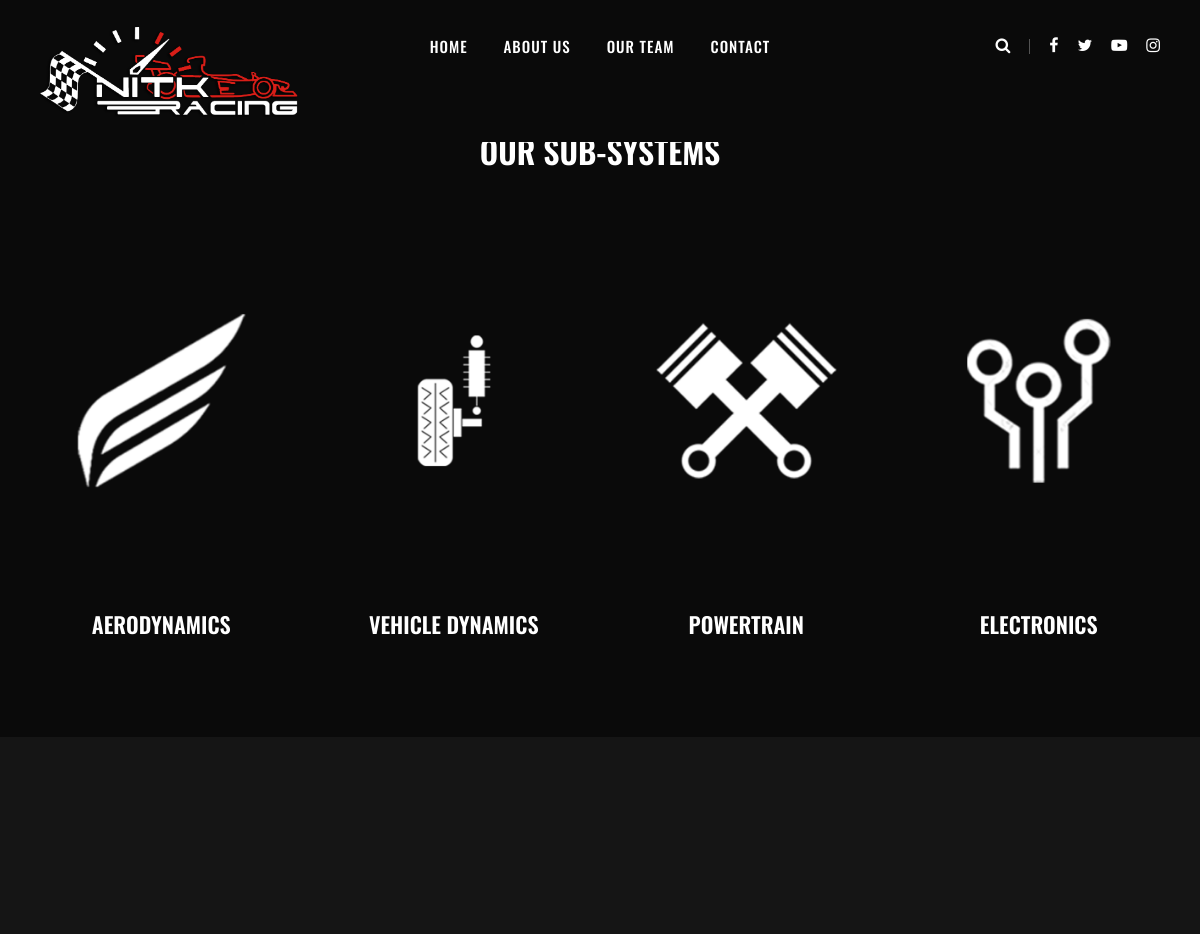
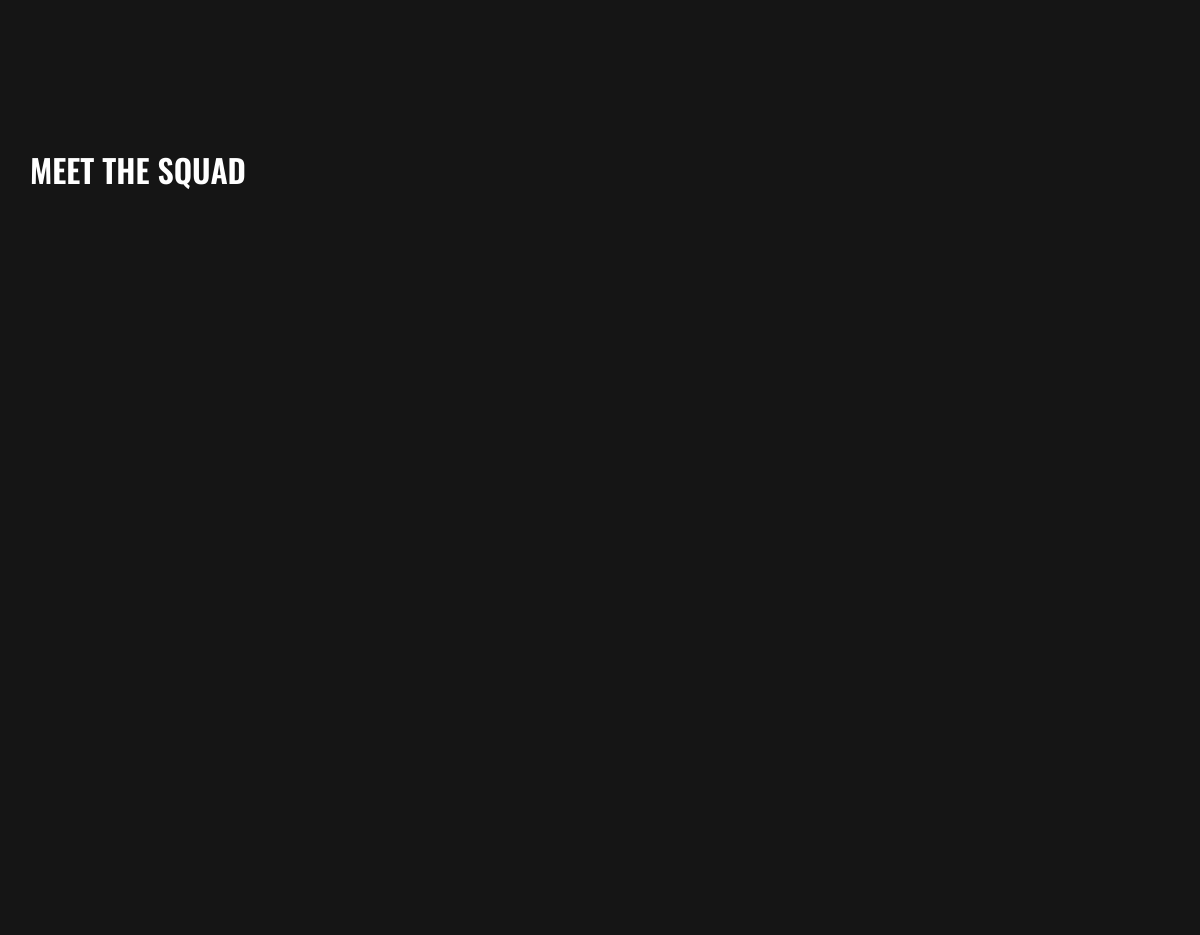
The app's page /aerodynamics/ (upper part), older data (2 pictures, top to bottom).
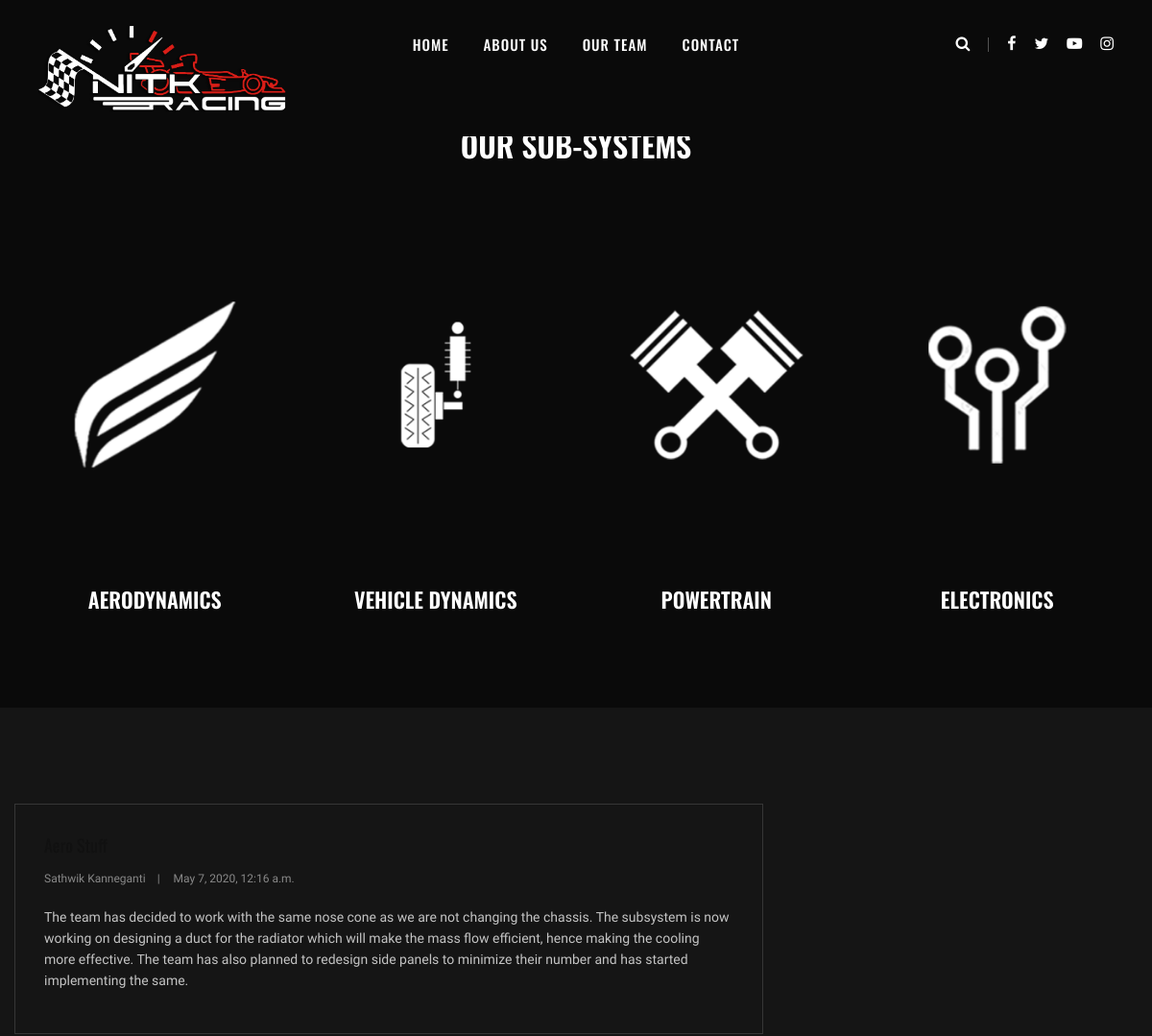
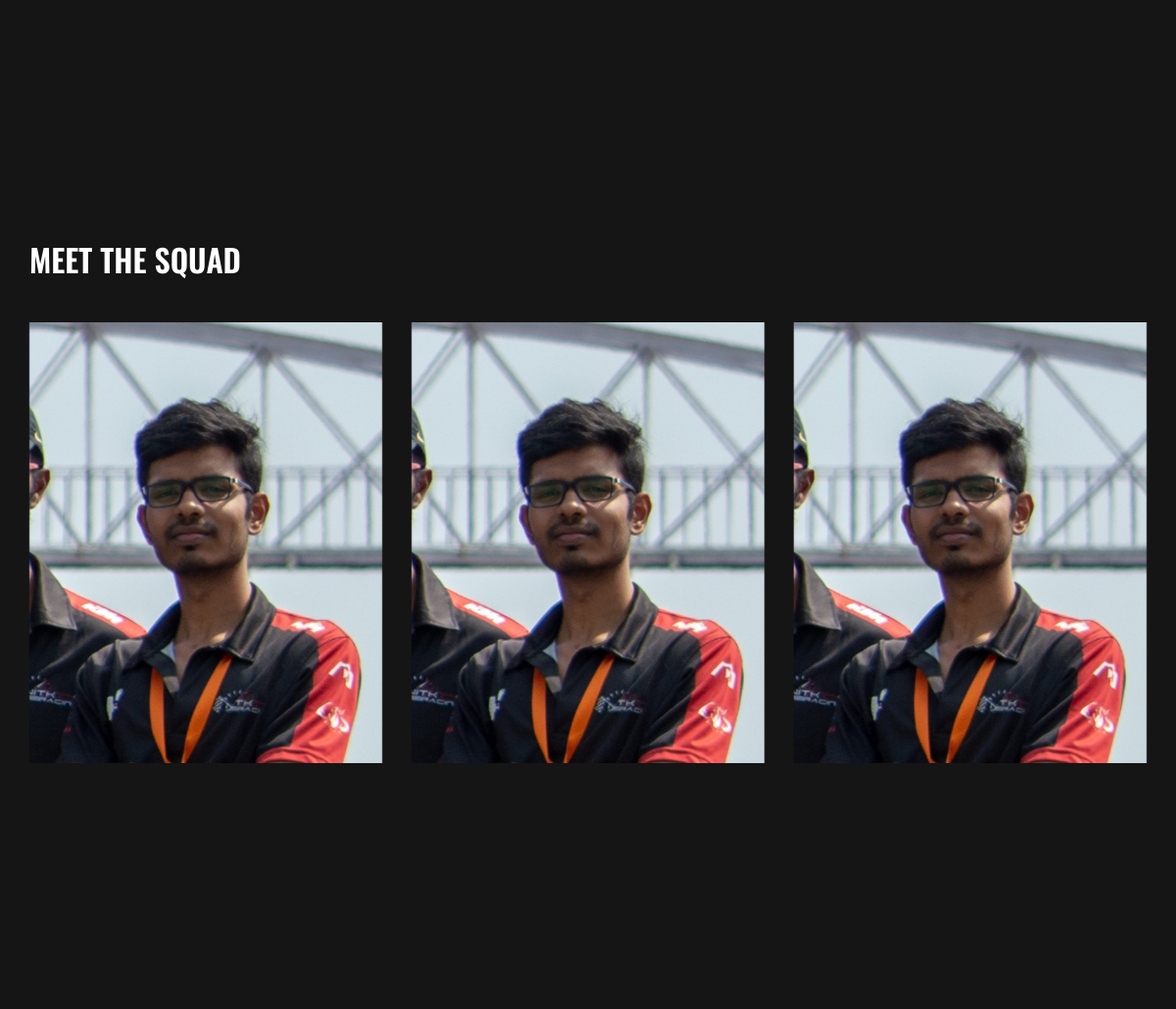
The same page, newer data (2 pictures, top to bottom).
### mysite/models.py (models this page shows, shortened)
class Member(models.Model):
    roll_number = models.CharField(max_length=8, primary_key=True)
    sig = models.IntegerField(default=0)
    member_name = models.CharField(max_length=50)
    post = models.CharField(max_length=300)
    insta = models.URLField(default="")
    linkdin = models.URLField(default="")
    member_img = models.ImageField(upload_to='images/members')
    sig_head = models.BooleanField(default=False)
    def __str__(self):
        return self.member_name

class Blog(models.Model):
    title = models.CharField(max_length=200, unique=True)
    slug = models.SlugField(max_length=200, unique=True)
    blog_filter= models.IntegerField(default=0)
    author = models.ForeignKey(Member, on_delete= models.CASCADE,related_name='blog_posts')
    updated_on = models.DateTimeField(auto_now= True)
    content = models.TextField()
    created_on = models.DateTimeField(auto_now_add=True)
    class Meta:
        ordering = ['-created_on']

### mysite/views.py (the view)
# urls.py: path('aerodynamics/', views.aerodynamics, name='aerodynamics'),
def aerodynamics(request):
    full_member_list = Member.objects.all()
    blog_list = Blog.objects.all()
    banners_list = Banner.objects.all()
    document_list = Document.objects.all()
    context = {'full_member_list': full_member_list,
               'banners_list': banners_list,
               'blog_list': blog_list,
               'document_list': document_list
               }
    return render(request, 'aerodynamics.html', context=context)

### mysite/templates/aerodynamics.html (shortened to what this page needs)
<!DOCTYPE html>
<html lang="zxx">
<head>
    {% load static %}
    <link rel="stylesheet" href="{% static 'css/bootstrap.min.css' %}" type="text/css">
    <link rel="stylesheet" href="{%  static 'css/font-awesome.min.css' %}" type="text/css">
    <link rel="stylesheet" href="{% static 'css/flaticon.css' %}" type="text/css">
    <link rel="stylesheet" href="{% static 'css/owl.carousel.min.css' %}" type="text/css">
    <link rel="stylesheet" href="{% static 'css/barfiller.css' %}" type="text/css">
    <link rel="stylesheet" href="{% static 'css/magnific-popup.css' %}" type="text/css">
    <link rel="stylesheet" href="{% static 'css/slicknav.min.css' %}" type="text/css">
    <link rel="stylesheet" href="{% static 'css/style.css' %}" type="text/css">
</head>
<body>
    <header class="header-section">
        <div class="container-fluid">
            <div class="row">
                <div class="col-lg-3">
                    <div class="logo">
                        <a href="../">
                            <img src="{%static 'img/logo.png' %}" alt="">
                        </a>
                    </div>
                </div>
                <div class="col-lg-6">
                    <nav class="nav-menu">
                        <ul>
                            <li class="../index"><a href="">Home</a></li>
                            <li><a href="../about">About Us</a></li>
                            <li><a href="../team">Our Team</a></li>
                            <li><a href="../contact">Contact</a></li>
                        </ul>
                    </nav>
                </div>
                <div class="col-lg-3">
                    <div class="top-option">
                        <div class="to-search search-switch">
                            <i class="fa fa-search"></i>
                        </div>
                        <div class="to-social">
            <a href="https://www.facebook.com/nitkracing"><i class="fa fa-facebook"></i></a>
            <a href="https://twitter.com/nitkracing"><i class="fa fa-twitter"></i></a>
            <a href="https://www.youtube.com/channel/UCboCcz11TdW0tMa_5n-eiyA"><i class="fa fa-youtube-play"></i></a>
            <a href="https://www.instagram.com/nitkracing/"><i class="fa fa-instagram"></i></a>
                        </div>
                    </div>
                </div>
            </div>
        </div>
    </header>
    <section class="choseus-section spad">
        <div class="container">
            <div class="row">
                <div class="col-lg-12">
                    <div class="section-title">
                        <span>A DEEPER LOOK</span>
                        <h2>OUR SUB-SYSTEMS</h2>
                    </div>
                </div>
            </div>
                       <div class="row">
                <div class="col-lg-3 col-sm-6">
                    <div class="cs-item">
                        <a href="../aerodynamics"> <img src="{%static 'img/AD_w.png' %}" alt=""> </a>
                        <h4>AERODYNAMICS</h4>
                    </div>
                </div>
                <div class="col-lg-3 col-sm-6">
                    <div class="cs-item">
                        <a href="../vehicledynamics"><img src="{%static 'img/VD_w.png' %}" alt=""></a>
                        <h4>VEHICLE DYNAMICS</h4>
                    </div>
                </div>
                <div class="col-lg-3 col-sm-6">
                    <div class="cs-item"><a href="../powertrain">
                        <img src="{%static 'img/PT_w.png' %}" alt=""></a>
                        <h4>POWERTRAIN</h4>
                    </div>
                </div>
                <div class="col-lg-3 col-sm-6">
                    <div class="cs-item"><a href="../electronics">
                       <img src="{%static 'img/EL_w.png' %}" alt=""></a>
                        <h4>ELECTRONICS</h4>
                    </div>
                </div>
            </div>
        </div>
    </section>
 <section class="blog-section spad">
        <div class="container">
            <div class="row">
                <div class="col-lg-8 p-0">
                    <div class="blog-item">
                      {% for blog in blog_list %}
                          {% if blog.blog_filter == 1 %}
                        <div class="bi-text">
                            <h5>{{ blog.title }}</h5>
                            <ul>
                                <li>{{ blog.author }}</li>
                                <li>{{ blog.updated_on }}</li>
                            </ul>
                            <p>{{ blog.content }}</p>
                        </div>
                          {% endif %}
                       {% endfor %}
                    </div>
                </div>
            </div>
        </div>
    </section>
    <section class="team-section spad">
        <div class="container">
            <div class="row">
                <div class="col-lg-12">
                    <div class="team-title">
                        <div class="section-title">
                            <h2>MEET THE SQUAD</h2>
                        </div>
                    </div>
                </div>
            </div>
            <div class="row">
<div class="ts-slider owl-carousel">
                    {% for member in full_member_list %}
                        {% if member.sig == 1 %}
                        <div class="col-lg-4">
                        <div class="ts-item set-bg" data-setbg="{{ member.member_img.url }}">
                        </div>
                    </div>
                        {% endif %}
                    {% endfor %}
                </div>
                </div>
            </div>
    </section>
 <section class="blog-section spad">
    </section>
</body>
</html>

### mysite/static/css/barfiller.css (style rules this page uses)
body { font-family: Arial; }

### mysite/static/css/style.css (style rules this page uses)
html, body { height: 100%; font-family: "Muli", sans-serif; -webkit-font-smoothing: antialiased; font-smoothing: antialiased; }
h1, h2, h3, h4, h5, h6 { margin: 0; color: #111111; font-weight: 400; font-family: "Oswald", sans-serif; }
h2 { font-size: 36px; }
h4 { font-size: 24px; }
h5 { font-size: 18px; }
p { font-size: 14px; font-family: "Muli", sans-serif; color: #a9a9a9; font-weight: 400; line-height: 24px; margin: 0 0 15px 0; }
img { max-width: 100%; }
ul, ol { padding: 0; margin: 0; }
.section-title { margin-bottom: 45px; text-align: center; }
.section-title span { font-size: 16px; color: #ff0000; text-transform: uppercase; font-weight: 700; }
.section-title h2 { color: #ffffff; font-size: 32px; font-weight: 600; text-transform: uppercase; margin-top: 8px; }
.set-bg { background-repeat: no-repeat; background-size: cover; background-position: top center; }
.spad { padding-top: 100px; padding-bottom: 100px; }
.header-section { background-color: #0a0a0a; position: absolute; left: 0; top: 0; width: 100%; padding: 25px; z-index: 99; }
.logo a { display: inline-block; }
.nav-menu { text-align: center; }
.nav-menu ul li { list-style: none; display: inline-block; margin-right: 32px; position: relative; z-index: 1; }
.nav-menu ul li:last-child { margin-right: 0; }
.nav-menu ul li a { color: #ffffff; display: block; font-size: 15px; font-weight: 500; text-transform: uppercase; letter-spacing: 1px; font-family: "Oswald", sans-serif; padding: 10px 0px; position: relative; -webkit-transition: all 0.3s; -o-transition: all 0.3s; transition: all 0.3s; }
.nav-menu ul li a:after { position: absolute; left: 0; top: 35px; height: 6px; width: 100%; background: #ff0000; content: ""; -webkit-transform: rotate(0deg); -ms-transform: rotate(0deg); transform: rotate(0deg); opacity: 0; -webkit-transition: all 0.3s ease-in-out 0s; -o-transition: all 0.3s; transition: all 0.3s ease-in-out 0s; border-radius: 3px; }
.top-option { text-align: right; padding: 9px 0; }
.top-option .to-search { display: inline-block; padding-right: 20px; position: relative; }
.top-option .to-search:after { position: absolute; right: 0; top: 5px; height: 15px; width: 1px; background: rgba(255, 255, 255, 0.3); content: ""; }
.top-option .to-search i { font-size: 16px; color: #ffffff; cursor: pointer; }
.top-option .to-social { display: inline-block; }
.top-option .to-social a { display: inline-block; color: #ffffff; font-size: 16px; margin-left: 15px; }
.choseus-section { background: #0a0a0a; padding-bottom: 70px; }
.cs-item { text-align: center; margin-bottom: 30px; }
.cs-item h4 { color: #ffffff; font-size: 22px; font-weight: 600; margin-top: 24px; margin-bottom: 16px; }
.team-section { background: #151515; }
.team-title .section-title { text-align: left; float: left; }
.ts-slider .col-lg-4 { max-width: 100%; }
.ts-item { height: 450px; position: relative; overflow: hidden; }
.blog-section { background: #151515; }
.blog-item { margin-bottom: 40px; }
.blog-item .bi-text { border: 1px solid #363636; overflow: hidden; height: 240px; padding: 32px 30px 0 30px; }
.blog-item .bi-text h5 { margin-bottom: 10px; }
.blog-item .bi-text ul { margin-bottom: 18px; }
.blog-item .bi-text ul li { font-size: 12px; color: #888888; display: inline-block; list-style: none; margin-right: 25px; position: relative; }
.blog-item .bi-text ul li:after { position: absolute; right: -15px; top: 0; content: "|"; }
.blog-item .bi-text ul li:last-child { margin-right: 0; }
.blog-item .bi-text ul li:last-child:after { display: none; }
.blog-item .bi-text p { color: #c4c4c4; line-height: 22px; margin-bottom: 0; }
@media only screen and (min-width: 1200px) { .container { max-width: 1170px; } }

Row changes from the older to the newer data that the page shows:
removed Member: sig 1 (drawn)
added Blog: author "Sathwik Kanneganti", updated_on "May 7, 2020, 12:16 a.m.", content "The team has decided to work with the same nose cone as we are not changing the chassis. The subsystem is now working on designing a duct for the radiator which will make the mass flow efficient, hence making the cooling more effective. The team has also planned to redesign side panels to minimize their number and has started implementing the same."
added Member: sig 1 (drawn)
